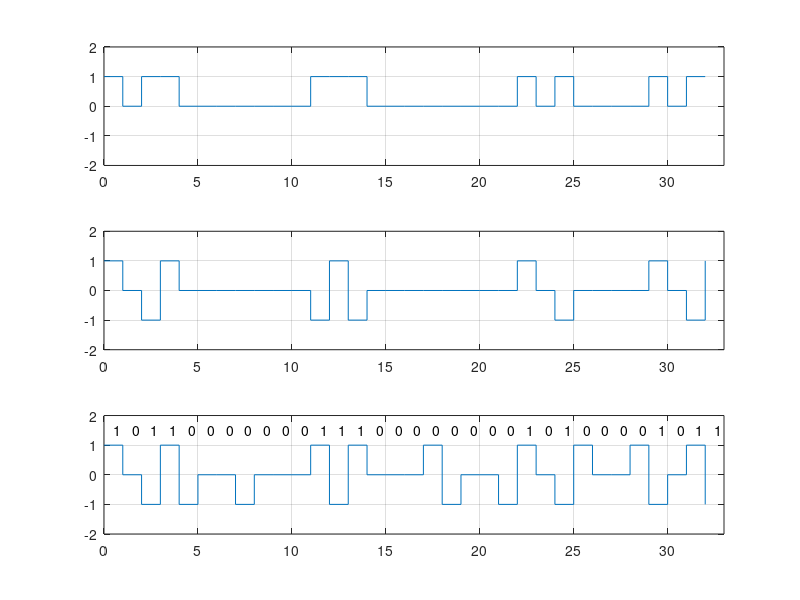

This chart was generated by the following MATLAB code:
%hdb3.m - made by Chao Gao 20.11.2014
N = 32; % number of bits
bn = rand(1,N)>0.8; 
bn=[1 0 1 1 0 0 0 0 0 0 0 1 1 1 0 0 0 0 0 0 0 0 1 0 1 0 0 0 0 1 0 1 1];
% bn = [1 1 0 0 0 0 0 0 0 0 1 1 0 0 0 0 0 1 0 ];
N = length(bn);
ami = zeros(1,N);
% convert to AMI
bal = 1;
for k=1:length(bn)
    if bn(k)==1
        ami(k) = bal;
        bal = -bal;
    end
end

hdb_3 = zeros(1,N);
%convert to hdb3
bal = 1;    % balance
pc = 1;     % number of pulses since last substitution (default is 1 to make 000V)
k = 1;
while k<=length(bn)-3   
    if(sum(bn(k:k+3))==0)    % for the case there are 4 consective zeros
        if mod(pc,2)==1
            hdb_3(k:k+3) = [0 0 0 -bal];
        else
            hdb_3(k:k+3) = [bal 0 0 bal];
            bal = -bal;
        end
        pc = 0; % reset pc
        k = k + 4;  % skip over 4 pulses
        if k>length(bn)
            break;
        end
    elseif bn(k)==1     % for a normal 1
        hdb_3(k) = bal; % use current polarity
        bal = -bal;     % reverse polarity
        pc = pc +1;     % pc increases
        k = k+1;
    else
        k = k+1;
    end
end
while k<=length(bn)
    if bn(k)==1
        hdb_3(k) = bal;
        bal = -bal;
    end
    k = k+1;
end

figure(1)
subplot(3,1,1); 
stairs(0:N-1, bn); axis([0 N -2 2]); grid on
subplot(3,1,2);
stairs(0:N-1, ami); axis([0 N -2 2]); grid on
subplot(3,1,3);
stairs(0:N-1, hdb_3); axis([0 N -2 2]); grid on;
for k=1:length(bn)
    text(k-0.5, 1.5, int2str(bn(k)));
end
